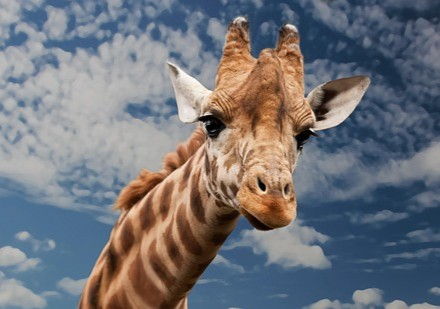
#> input picture OpenCV Image Mirror Repeat Border/Griaffe.jpg, 440 x 309 px
$ python Mirror_Repeat_Border.py
#> lines starting #> are read from the running program, lines starting #| are printed output that depends on the picture
import cv2 # import OpenCV

# create different types of borders around the image
image = cv2.imread("Griaffe.jpg") # read the image
#> image is the input picture: shape (309, 440, 3); mean B, G, R 122.2, 116.1, 114.6
reflected_image = cv2.copyMakeBorder(image, 100, 100, 150, 150, cv2.BORDER_REFLECT) # show the reflected border image
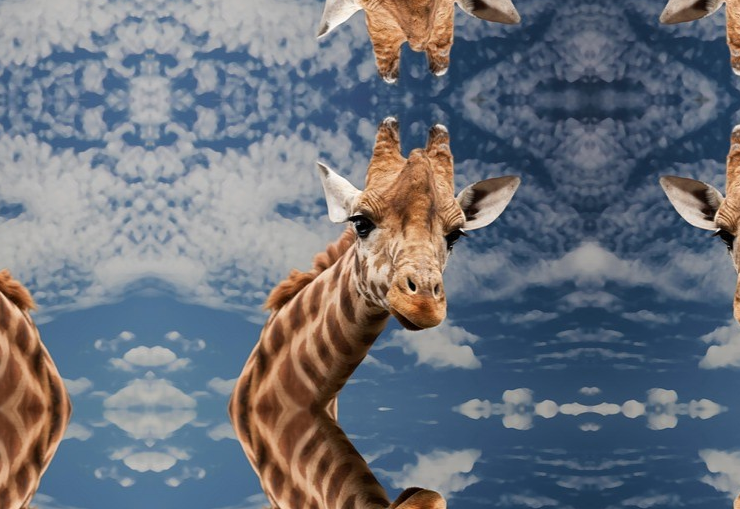
#> reflected_image: shape (509, 740, 3); mean B, G, R 123.7, 113.6, 107.7
replicated_image = cv2.copyMakeBorder(image, 120,120,120,120, cv2.BORDER_REPLICATE) # show the replicated border image
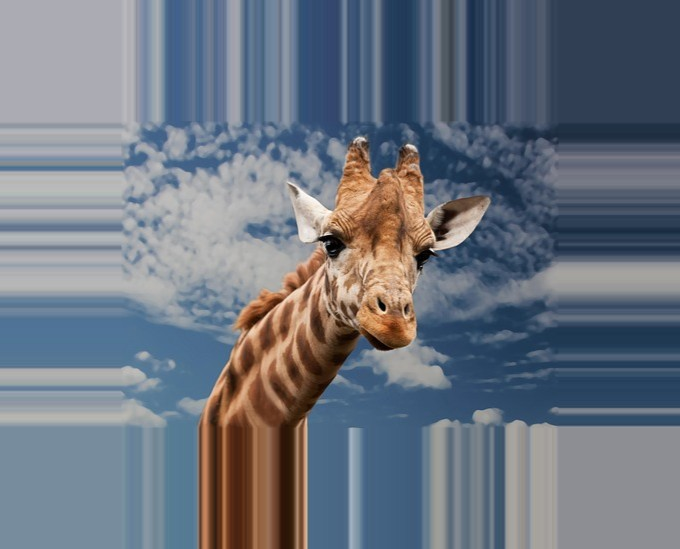
#> replicated_image: shape (549, 680, 3); mean B, G, R 128.2, 116.4, 108.5
wrapped_image = cv2.copyMakeBorder(image, 300, 300, 300, 300, cv2.BORDER_WRAP) # show the wrapped border image
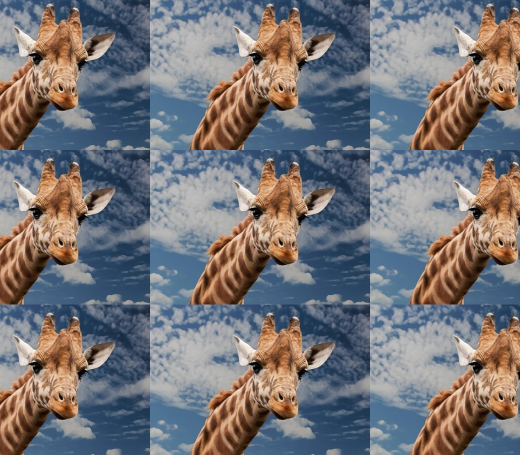
#> wrapped_image: shape (909, 1040, 3) (shown at 1/2 size); mean B, G, R 120.1, 116.4, 118
constanted_image = cv2.copyMakeBorder(image, 5, 5, 5, 5, cv2.BORDER_CONSTANT,
                                      value = (75, 100, 255)) # show the constant-color border image
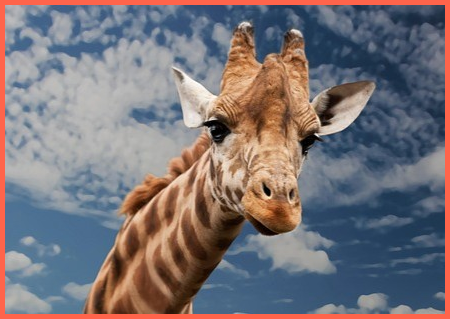
#> constanted_image: shape (319, 450, 3); mean B, G, R 119.7, 115.2, 122


cv2.imshow("Reflected Griaffe", reflected_image) # explore the reflected image to window titled "Reflected Griaffe"
cv2.imshow("Replicated Griaffe", replicated_image) # explore the replicated image to window titled "Replicated Griaffe"
cv2.imshow("Wrapped Griaffe", wrapped_image) # explore the wrapped image to window titled "Wrapped Griaffe"
cv2.imshow("Constanted Griaffe", constanted_image) # explore the constanted image to window titled "Constanted Griaffe"


cv2.waitKey(0)
cv2.destroyAllWindows()
